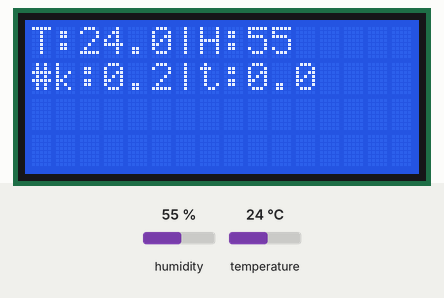
Simulated run of this sketch. Board: Arduino Uno, built with avr-gcc and run on an emulated ATmega328P. Shown: 16×4 character LCD. The inputs (shaded band) are chosen by the test bench; at power-on: humidity 55 %, temperature 24 °C. What the sketch prints to the serial monitor is not drawn.

Above: at 1.2 s.
1.3 s: humidity set to 22 %
At 3.6 s:
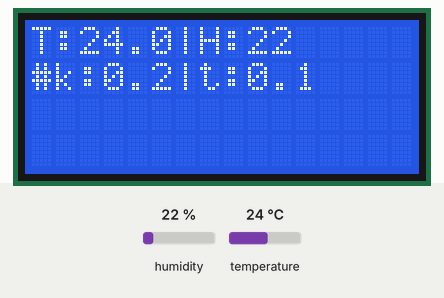
4.3 s: temperature set to 12 °C
At 7.0 s:
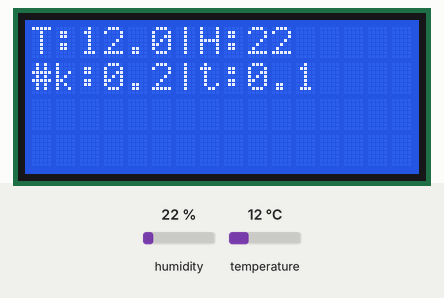
7.3 s: humidity set to 40 %
At 9.8 s:
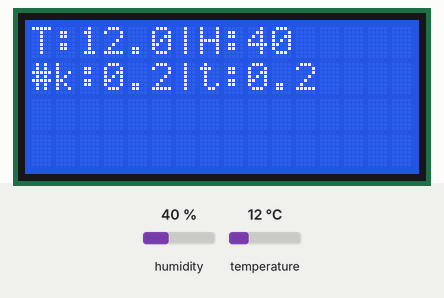
10.3 s: temperature set to 19 °C
At 11.5 s:
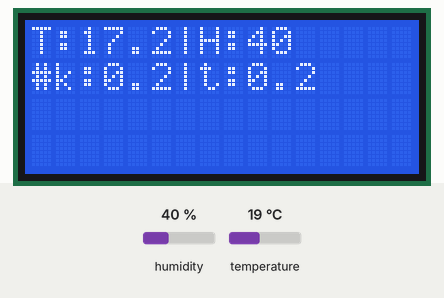
Timing chart, 0 to 13.3 s (numbered marks = the images above; inputs shaded):
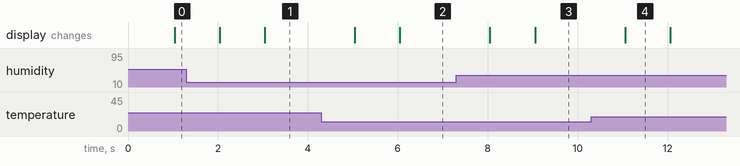

The sketch:

humidade.ino
```cpp
#include <LiquidCrystal_I2C.h>
#include <Adafruit_Sensor.h>
#include <DHT.h>
#include <DHT_U.h>

#define DHTTYPE    DHT11     // DHT 11
#define DHTPIN 7

DHT_Unified dht(DHTPIN, DHTTYPE);
uint32_t delayMS;

int measurement_count = 0;
float temperature_sum = 0.0;
float humidity_sum = 0.0;

unsigned long previousMillis = 0;

const long interval = 1000;
LiquidCrystal_I2C lcd(0x27, 16, 4);
void setup() {
  lcd.init();
  lcd.backlight();
  lcd.setCursor(1, 0);
  lcd.print("Iniciado");
  Serial.begin(9600);
  dht.begin();
  sensor_t sensor;
  delayMS = sensor.min_delay;
}

void loop()
{
  unsigned long currentMillis = millis();
  sensors_event_t event;

  dht.temperature().getEvent(&event);
  temperature_sum += event.temperature;

  dht.humidity().getEvent(&event);
  humidity_sum += event.relative_humidity;

  measurement_count += 1;

  if (currentMillis - previousMillis >= interval) {
  // save the last time you blinked the LED
  previousMillis = currentMillis;
  // Serial.print(F("Minutes:"));
  // Serial.print(currentMillis / (1000.0 * 60.0));
  // Serial.print(",");
  Serial.print(F("Count/1000:"));
  Serial.print(measurement_count / 1000.0);
  Serial.print(",");
  Serial.print(F("Temperature:"));
  Serial.print(temperature_sum / measurement_count);
  Serial.print(",");
  Serial.print(F("Humidity:"));
  Serial.println(humidity_sum / measurement_count);

  lcd.clear();
  lcd.setCursor(0,0);
  lcd.print("T:");
  lcd.print(temperature_sum / measurement_count, 1);
  lcd.print("|H:");
  lcd.print(humidity_sum / measurement_count, 0);
  lcd.setCursor(0,1);
  lcd.print("#k:");
  lcd.print(measurement_count / 1000.0, 1);
  lcd.print("|t:");
  lcd.print(currentMillis / (1000.0 * 60.0), 1);

  measurement_count = 0;
  temperature_sum = 0;
  humidity_sum = 0;
  }
}
```

Measured:
- after the input at 1.3 s, the display: first changes after 0.74 s (image 1 shows a later state)
- after the input at 4.3 s, the display: first changes after 0.74 s (image 2 shows a later state)
- after the input at 7.3 s, the display: first changes after 0.75 s (image 3 shows a later state)
- after the input at 10.3 s, the display: changes after 0.76 s (image 4)
- what the display in image 4 shows lasts 1.0 s, from 11.1 s to 12.1 s
